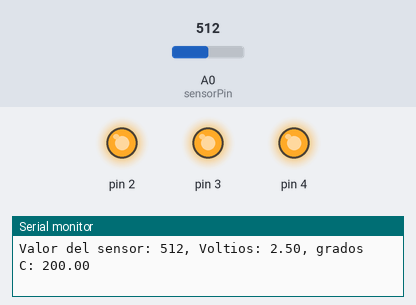
Simulated run of this sketch. Board: Arduino Uno, built with avr-gcc and run on an emulated ATmega328P. On the bench: output pins drawn as LEDs (lit = HIGH), the last lines printed to the serial monitor. Inputs (shaded band) come from the test bench; at power-on: A0 (sensorPin) = 512.

Above: at 1.2 s.
1.3 s: A0 (sensorPin) set to 157
4.3 s: A0 (sensorPin) set to 131
At 4.7 s:
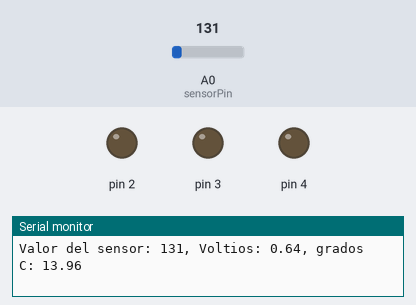
5.8 s: A0 (sensorPin) set to 306
At 6.5 s:
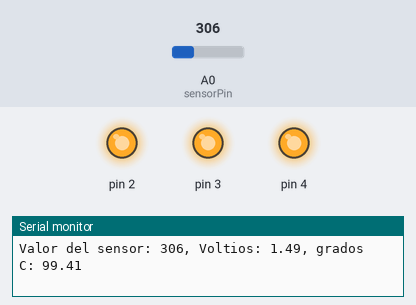
8.8 s: A0 (sensorPin) set to 122
At 10.0 s:
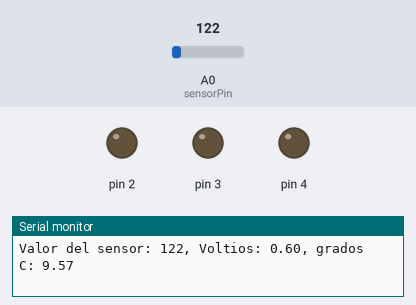
Timing chart, 0 to 11.3 s (numbered marks = the images above; inputs shaded):
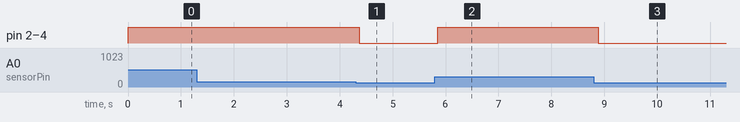

Measured:
- the behaviour switches between 144 and 143 on A0 (sensorPin) (found by bisection; images 0 and 1)
- after the input at 4.3 s, pin 2–4: HIGH → LOW after 0.07 s
- after the input at 5.8 s, pin 2–4: LOW → HIGH after 0.06 s
- after the input at 8.8 s, pin 2–4: HIGH → LOW after 0.09 s

The sketch:

03_loveometer.ino
```cpp
const int sensorPin = A0;
const float baselineTemp = 20.0;

void setup() {
  Serial.begin(9600); //Ver valores en PC, 9600 velocidad a la que se comunica arduino con PC
  Serial.print("Empieza");

  for(int pinNumber = 2; pinNumber < 5; pinNumber++){ //Todo apagado
    pinMode(pinNumber, OUTPUT);
    digitalWrite(pinNumber, LOW);
  }

}

void loop() {
  int sensorVal = analogRead(sensorPin); //lectura temp

  Serial.print("Valor del sensor: ");
  Serial.print(sensorVal);
  float voltage = (sensorVal / 1024.0) * 5.0;

  Serial.print(", Voltios: ");
  Serial.print(voltage);

  Serial.print(", grados C: ");
  float temperature = (voltage - 0.5) * 100;
  Serial.println(temperature);

  if(temperature < baselineTemp) {
    digitalWrite(2, LOW);
    digitalWrite(3, LOW);
    digitalWrite(4, LOW);

  } else if(temperature >= baselineTemp + 2 && temperature < baselineTemp + 4){
    digitalWrite(2, HIGH);
    digitalWrite(3, LOW);
    digitalWrite(4, LOW);

  } else if(temperature >= baselineTemp + 4 && temperature < baselineTemp + 6){
    digitalWrite(2, HIGH);
    digitalWrite(3, HIGH);
    digitalWrite(4, LOW);

  } else {
    digitalWrite(2, HIGH);
    digitalWrite(3, HIGH);
    digitalWrite(4, HIGH);

  }

  delay(1);

}
```
